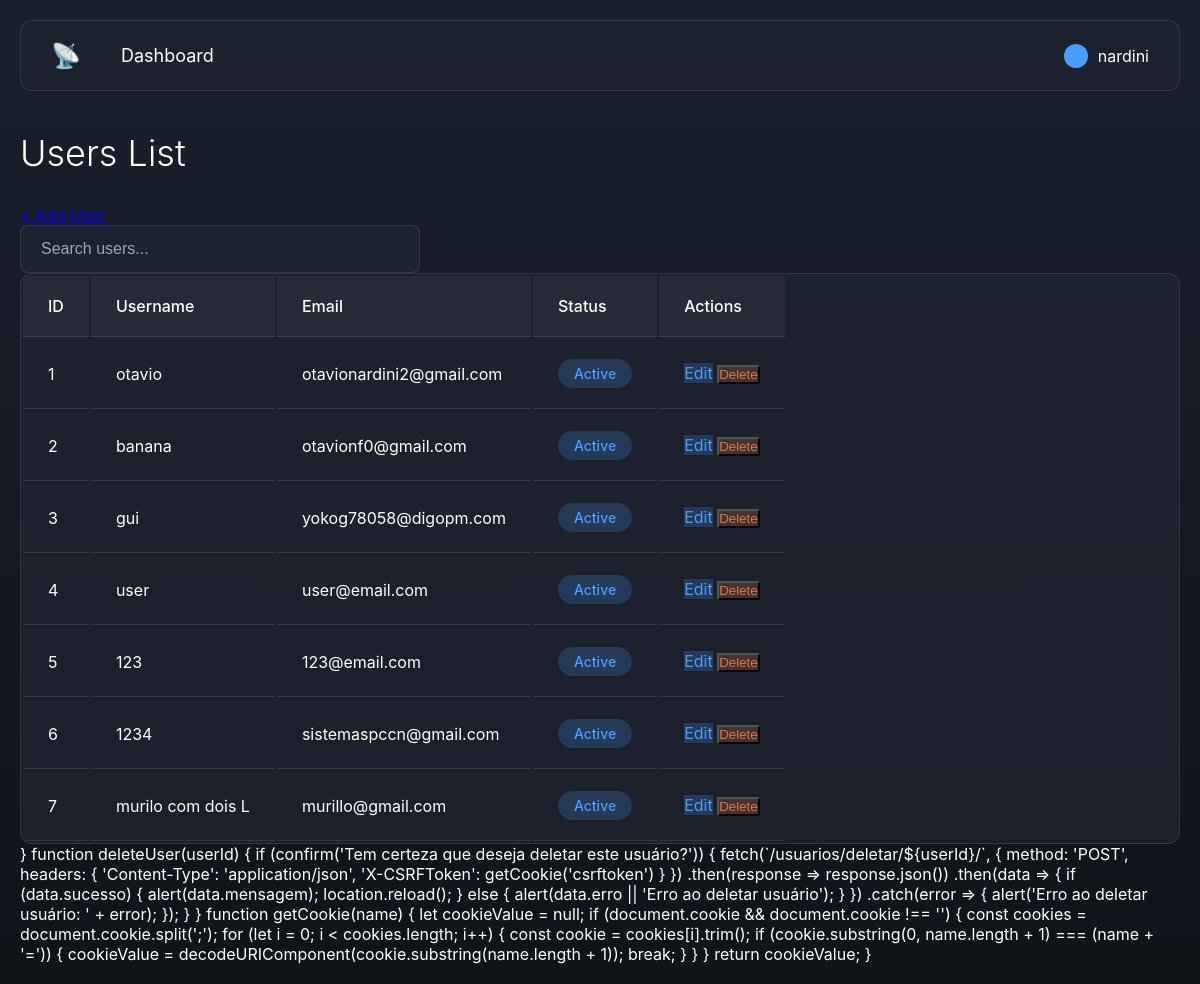
The page /pt-br/usuarios/ (signed in) on the database its author committed.
### app_wifi_scanner/models.py (models this page shows, shortened)
class Usuario(models.Model):
    id_usuario = models.AutoField(primary_key=True)
    nome = models.CharField(max_length=100)
    email = models.EmailField(max_length=100, unique=True, default='sem-email@example.com')
    senha = models.CharField(max_length=100)

### app_wifi_scanner/views.py (the view)
# urls.py: path('usuarios/', views.usuarios, name='usuarios'),
def usuarios(request):
    if 'usuario_id' not in request.session:
        return redirect('login')
    usuarios = {'usuarios': Usuario.objects.all()}
    return render(request, 'usuarios/usuarios.html', usuarios)

### app_wifi_scanner/templates/usuarios/usuarios.html (shortened to what this page needs)
{% load static %}
<!DOCTYPE html>
<html lang="pt-BR">
<head>
    <link rel="stylesheet" href="{% static 'css/theme.css' %}">
</head>
<body>
    <div class="container">
        <div class="header">
            <div class="nav">
                <div class="logo">📡</div>
                <a href="{% url 'home' %}" class="nav-item">Dashboard</a>
            </div>
            <div class="user">
                <div class="user-icon"></div>
                <span>{{ request.user.username }}</span>
            </div>
        </div>
        <div class="title-section">
            <h1>Users List</h1>
            <a href="{% url 'cadastro' %}" class="add-user-btn">+ Add User</a>
        </div>
        <div class="search-bar">
            <input type="text" class="search-input" id="searchInput" placeholder="Search users..." onkeyup="filterUsers()">
        </div>
        <div class="users-table">
            <table>
                <thead>
                    <tr>
                        <th>ID</th>
                        <th>Username</th>
                        <th>Email</th>
                        <th>Status</th>
                        <th>Actions</th>
                    </tr>
                </thead>
                <tbody id="usersTableBody">
                    {% if usuarios %}
                        {% for usuario in usuarios %}
                        <tr>
                            <td>{{ usuario.id_usuario }}</td>
                            <td>{{ usuario.nome }}</td>
                            <td>{{ usuario.email }}</td>
                            <td><span class="status active">Active</span></td>
                            <td>
                                <div class="actions">
                                    <a href="{% url 'editar_usuario' usuario.id_usuario %}" class="action-btn edit-btn" style="text-decoration: none;">Edit</a>
                                    <button class="action-btn delete-btn" onclick="deleteUser({{ usuario.id_usuario }})">Delete</button>
                                </div>
                            </td>
                        </tr>
                        {% endfor %}
                    {% else %}
                        <tr>
                            <td colspan="5" class="no-users">
                                No users registered yet. Click "+ Add User" to register your first user.
                            </td>
                        </tr>
                    {% endif %}
                </tbody>
            </table>
        </div>
    </div>
        }
        function deleteUser(userId) {
            if (confirm('Tem certeza que deseja deletar este usuário?')) {
                fetch(`/usuarios/deletar/${userId}/`, {
                    method: 'POST',
                    headers: {
                        'Content-Type': 'application/json',
                        'X-CSRFToken': getCookie('csrftoken')
                    }
                })
                .then(response => response.json())
                .then(data => {
                    if (data.sucesso) {
                        alert(data.mensagem);
                        location.reload();
                    } else {
                        alert(data.erro || 'Erro ao deletar usuário');
                    }
                })
                .catch(error => {
                    alert('Erro ao deletar usuário: ' + error);
                });
            }
        }
        function getCookie(name) {
            let cookieValue = null;
            if (document.cookie && document.cookie !== '') {
                const cookies = document.cookie.split(';');
                for (let i = 0; i < cookies.length; i++) {
                    const cookie = cookies[i].trim();
                    if (cookie.substring(0, name.length + 1) === (name + '=')) {
                        cookieValue = decodeURIComponent(cookie.substring(name.length + 1));
                        break;
                    }
                }
            }
            return cookieValue;
        }
</body>
</html>

### app_wifi_scanner/static/css/theme.css (style rules this page uses)
:root { --bg-primary: #1a1f2e; --bg-secondary: #0f1419; --bg-tertiary: rgba(30, 35, 48, 0.6); --bg-card: rgba(30, 35, 48, 0.8); --text-primary: #ffffff; --text-secondary: rgba(255, 255, 255, 0.6); --text-tertiary: #8a8f98; --border-color: rgba(255, 255, 255, 0.1); --border-light: rgba(255, 255, 255, 0.15); --accent-color: #4a9eff; --accent-dark: #357abd; --warning-color: #e07846; --success-color: #2ecc71; --input-bg: rgba(30, 41, 56, 0.6); --input-bg-focus: rgba(30, 41, 56, 0.8); }
* { margin: 0; padding: 0; box-sizing: border-box; }
body { font-family: -apple-system, BlinkMacSystemFont, 'Segoe UI', Arial, sans-serif; background: linear-gradient(180deg, var(--bg-primary) 0%, var(--bg-secondary) 100%); color: var(--text-primary); min-height: 100vh; padding: 20px; transition: background-color 0.3s ease, color 0.3s ease; }
.container { max-width: 1400px; margin: 0 auto; }
.header { display: flex; justify-content: space-between; align-items: center; padding: 20px 30px; background: var(--bg-tertiary); border-radius: 12px; margin-bottom: 40px; border: 1px solid var(--border-color); transition: all 0.3s ease; }
.nav { display: flex; align-items: center; gap: 40px; }
.logo { font-size: 24px; color: var(--text-primary); }
.nav-item { color: var(--text-primary); text-decoration: none; font-size: 18px; transition: opacity 0.3s; }
.user { display: flex; align-items: center; gap: 10px; font-size: 16px; }
.user-icon { width: 24px; height: 24px; background: var(--accent-color); border-radius: 50%; }
h1 { font-size: 36px; margin-bottom: 30px; font-weight: 300; color: var(--text-primary); }
input, textarea, select { background: var(--input-bg); color: var(--text-primary); border: 1px solid var(--border-color); transition: all 0.3s ease; }
input::placeholder { color: var(--text-secondary); }

### rows shown on the page
Usuario: id_usuario "1", nome "otavio", email "otavionardini2@gmail.com"
Usuario: id_usuario "2", nome "banana", email "otavionf0@gmail.com"
Usuario: id_usuario "3", nome "gui", email "yokog78058@digopm.com"
Usuario: id_usuario "4", nome "user", email "user@email.com"
Usuario: id_usuario "5", nome "123", email "123@email.com"
Usuario: id_usuario "6", nome "1234", email "sistemaspccn@gmail.com"
Usuario: id_usuario "7", nome "murilo com dois L", email "murillo@gmail.com"

### other values the page prints
{{ request.user.username }} "nardini"
